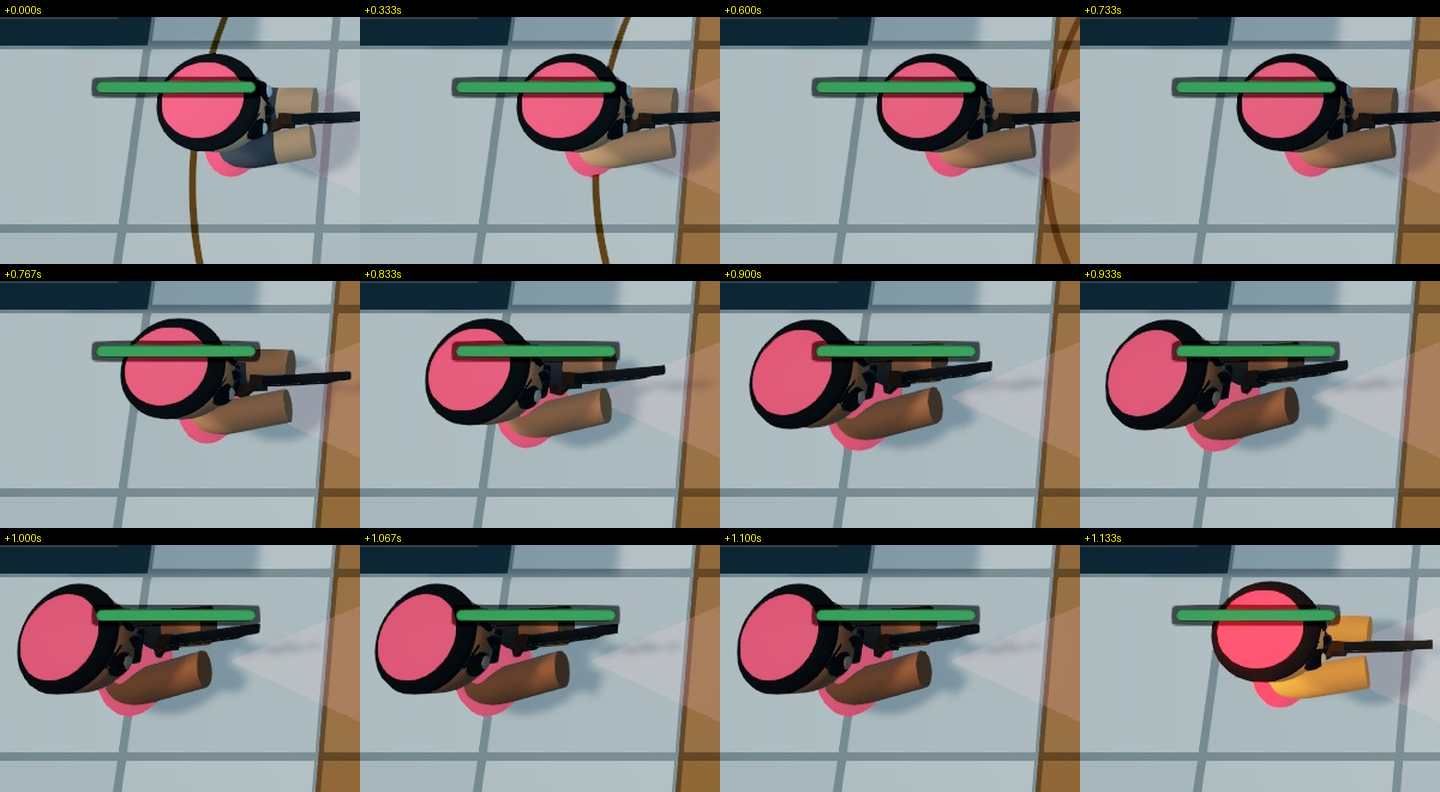

This chart was generated by the following Python code:
import numpy as np
from PIL import Image, ImageDraw
from _c4_wu_setup import t_of

# verify strip panel == full frame downscaled 2x
strip = Image.open('strips/r3/windup.jpg')
p1 = strip.crop((0, 0, 512, 512))
raw22 = Image.open('shots/r3/windup/f0022.jpg').resize((512, 512), Image.LANCZOS)
d = np.abs(np.asarray(p1, float) - np.asarray(raw22, float)).mean()
print('strip panel1 vs f0022 downscaled: mean abs diff =', round(d, 2))

# caster zoom
def cz(i):
    im = Image.open(f'shots/r3/windup/f{i:04d}.jpg').convert('RGB')
    c = im.crop((0, 400, 300, 620)).resize((360, 264), Image.LANCZOS)
    dr = ImageDraw.Draw(c)
    dr.rectangle([0, 0, 359, 16], fill=(0, 0, 0))
    dr.text((4, 4), f'{t_of(i):+.3f}s', fill=(255, 255, 0))
    return np.asarray(c)

rows = [[12, 22, 30, 34], [35, 37, 39, 40], [42, 44, 45, 46]]
Image.fromarray(np.vstack([np.hstack([cz(i) for i in r]) for r in rows])).save('_c4_wu_caster.png')
print('saved caster zoom')
